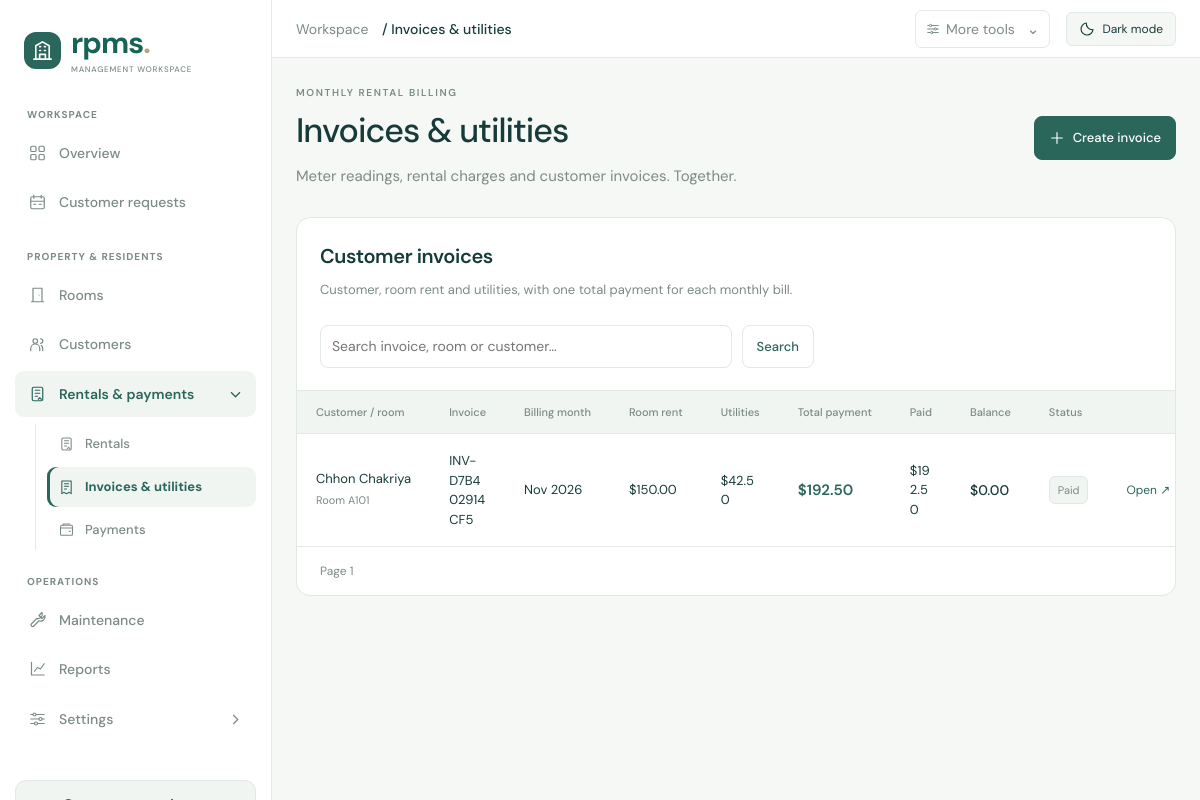
Page /records/invoices (signed in) on the committed database.
### tables this page shows
CREATE TABLE rooms (
	id INTEGER NOT NULL, 
	floor_id INTEGER, 
	room_number VARCHAR(30), 
	room_type VARCHAR(50), 
	monthly_rent NUMERIC(12, 2), 
	default_deposit NUMERIC(12, 2), 
	size_sqm NUMERIC(10, 2), 
	status VARCHAR(20), 
	description TEXT, 
	created_at DATETIME, 
	updated_at DATETIME, photos JSON, 
	PRIMARY KEY (id), 
	FOREIGN KEY(floor_id) REFERENCES floors (id), 
	UNIQUE (floor_id, room_number)
);

CREATE TABLE users (
	id INTEGER NOT NULL, 
	role_id INTEGER, 
	name VARCHAR(150), 
	email VARCHAR(150), 
	password_hash VARCHAR(255), 
	phone VARCHAR(30), 
	is_active BOOLEAN, 
	last_login_at DATETIME, 
	created_at DATETIME, 
	updated_at DATETIME, 
	PRIMARY KEY (id), 
	FOREIGN KEY(role_id) REFERENCES roles (id), 
	UNIQUE (email)
);

CREATE TABLE roles (
	id INTEGER NOT NULL, 
	name VARCHAR(50), 
	description TEXT, 
	is_active BOOLEAN, 
	created_at DATETIME, 
	updated_at DATETIME, 
	PRIMARY KEY (id), 
	UNIQUE (name)
);

CREATE TABLE tenants (
	id INTEGER NOT NULL, 
	tenant_code VARCHAR(30), 
	full_name VARCHAR(150), 
	gender VARCHAR(20), 
	date_of_birth DATE, 
	phone VARCHAR(30), 
	email VARCHAR(150), 
	identity_type VARCHAR(30), 
	identity_number VARCHAR(100), 
	identity_document_path TEXT, 
	emergency_contact_name VARCHAR(150), 
	emergency_contact_phone VARCHAR(30), 
	address TEXT, 
	status VARCHAR(20), 
	created_at DATETIME, 
	updated_at DATETIME, 
	PRIMARY KEY (id), 
	UNIQUE (tenant_code)
);

CREATE TABLE invoices (
	id INTEGER NOT NULL, 
	invoice_no VARCHAR(30), 
	contract_id INTEGER, 
	billing_period DATE, 
	invoice_date DATE, 
	due_date DATE, 
	subtotal NUMERIC(12, 2), 
	adjustment_amount NUMERIC(12, 2), 
	total_amount NUMERIC(12, 2), 
	paid_amount NUMERIC(12, 2), 
	balance_due NUMERIC(12, 2), 
	status VARCHAR(20), 
	notes TEXT, 
	created_by INTEGER, 
	created_at DATETIME, 
	updated_at DATETIME, 
	PRIMARY KEY (id), 
	FOREIGN KEY(contract_id) REFERENCES rental_contracts (id), 
	FOREIGN KEY(created_by) REFERENCES users (id), 
	UNIQUE (invoice_no)
);

CREATE TABLE rental_contracts (
	id INTEGER NOT NULL, 
	contract_no VARCHAR(30), 
	room_id INTEGER, 
	reservation_id INTEGER, 
	start_date DATE, 
	end_date DATE, 
	monthly_rent NUMERIC(12, 2), 
	deposit_required NUMERIC(12, 2), 
	billing_day INTEGER, 
	payment_due_day INTEGER, 
	status VARCHAR(20), 
	terms TEXT, 
	signed_at DATETIME, 
	created_by INTEGER, 
	created_at DATETIME, 
	updated_at DATETIME, 
	PRIMARY KEY (id), 
	FOREIGN KEY(created_by) REFERENCES users (id), 
	FOREIGN KEY(reservation_id) REFERENCES reservations (id), 
	FOREIGN KEY(room_id) REFERENCES rooms (id), 
	UNIQUE (contract_no)
);

### rpms/routes/records.py (the view, shortened to what this page needs)
@bp.route("/records/<table>")
@login_required
def records(table):
    if table not in MODELS:
        abort(404)
    if table in ("invoices", "meter_readings"):
        from ..billing_workspace import invoice_workspace
        return invoice_workspace()

### rpms/templates/billing_workspace.html (shortened to what this page needs)
{% extends 'base.html' %}{% from 'icons.html' import icon %}
{% block extra_head %}<link rel="stylesheet" href="{{ asset_url('billing.css') }}">{% endblock %}
{% block content %}
{% set show_preparation = request.args.get('compose')=='1' or request.args.get('contract_id') or request.args.get('period') or request.view_args.get('table')=='meter_readings' %}
<div class="billing-workspace">
<div class="billing-heading"><div><p class="billing-eyebrow">MONTHLY RENTAL BILLING</p><h1>Invoices & utilities</h1><p>Meter readings, rental charges and customer invoices. Together.</p></div>{% if show_preparation %}<a class="bill-outline" href="{{ url_for('main.records',table='invoices') }}">Back to invoice list</a>{% elif can_manage('invoices') or can_manage('meter_readings') %}<a class="bill-primary" href="{{ url_for('main.records',table='invoices',compose=1) }}#prepare-invoice">{{ icon('plus') }} {{ 'Create invoice' if can_manage('invoices') else 'Review utilities' }}</a>{% endif %}</div>
<section class="bill-panel" id="issued-invoices"><div class="bill-section-heading"><div><h2>Customer invoices</h2><p>Customer, room rent and utilities, with one total payment for each monthly bill.</p></div></div><form class="bill-history-search" method="get" action="{{ url_for('main.records',table='invoices') }}"><label class="bill-sr-only" for="invoice-search">Search invoices</label><input id="invoice-search" name="q" value="{{ q }}" placeholder="Search invoice, room or customer…"><button class="bill-outline">Search</button></form><div class="bill-table-wrap"><table class="bill-table"><thead><tr><th>Customer / room</th><th>Invoice</th><th>Billing month</th><th>Room rent</th><th>Utilities</th>{% if show_other_charges %}<th>Other charges</th>{% endif %}<th>Total payment</th><th>Paid</th><th>Balance</th><th>Status</th><th></th></tr></thead><tbody>{% for inv in invoice_rows %}{% set c=leases|selectattr('id','equalto',inv.contract_id)|first %}{% set parts=breakdowns[inv.id] %}<tr><th scope="row">{{ primary[inv.contract_id].full_name if primary.get(inv.contract_id) else 'No primary customer' }}<small>Room {{ rooms[c.room_id].room_number if c and c.room_id in rooms else '—' }}</small></th><td>{{ inv.invoice_no }}</td><td>{{ inv.billing_period.strftime('%b %Y') if inv.billing_period else '—' }}</td><td>{{ '$%.2f'|format(parts.rent) if parts.known else '—' }}</td><td>{{ '$%.2f'|format(parts.utilities) if parts.known else '—' }}</td>{% if show_other_charges %}<td>{{ '$%.2f'|format(parts.other) if parts.known else '—' }}</td>{% endif %}<td class="history-total-amount"><strong>${{ '%.2f'|format(inv.total_amount or 0) }}</strong></td><td>${{ '%.2f'|format(inv.paid_amount or 0) }}</td><td><strong>${{ '%.2f'|format(inv.balance_due or 0) }}</strong></td><td><span class="bill-state">{{ inv.status }}</span></td><td><a href="{{ url_for('main.invoice',record_id=inv.id) }}">Open ↗</a></td></tr>{% else %}<tr><td colspan="{{ 11 if show_other_charges else 10 }}" class="bill-table-empty">No invoices found.</td></tr>{% endfor %}</tbody></table></div><div class="bill-pagination">{% if page>1 %}<a href="{{ url_for('main.records',table='invoices',q=q,page=page-1) }}#issued-invoices">← Previous</a>{% endif %}<span>Page {{ page }}</span>{% if more %}<a href="{{ url_for('main.records',table='invoices',q=q,page=page+1) }}#issued-invoices">Next →</a>{% endif %}</div></section>
</div>
{% endblock %}

### rpms/templates/base.html (shortened to what this page needs)
<!DOCTYPE html>
<html lang="en">
  <head>
    <link rel="stylesheet" href="{{ asset_url('style.css') }}">
    <link rel="stylesheet" href="{{ asset_url('theme.css') }}">
    {% if current_user %}<link rel="stylesheet" href="{{ asset_url('admin-workspace.css') }}">{% endif %}
    {% block extra_head %}{% endblock %}
  </head>
  <body class="{{ 'app-shell' if current_user else 'login-page' }}">
    {% if current_user %}
      {% include 'sidebar.html' %}
    {% else %}
      {% include 'theme_toggle.html' %}
    {% endif %}
    <main class="{{ 'auth' if not current_user }}">
      {% if current_user %}
        <header>
          <span>Workspace <b>/
            {% if table is defined %}
              {{ 'Customers' if table=='tenants' else 'Invoices & utilities' if table=='invoices' else titleize(table) }}
            {% elif request.endpoint == 'main.invoice' %}
              Invoice
            {% elif request.endpoint == 'main.simulator' %}
              Pricing simulator
            {% elif request.endpoint=='customer.management' %}
              Customer requests
            {% elif page_title is defined %}
              {{ page_title }}
            {% else %}
              Overview
            {% endif %}
          </b></span>
          <div>
            {% include 'admin_tools.html' %}
            {% include 'theme_toggle.html' %}
          </div>
        </header>
      {% endif %}
      <div class="content">
        {% block content %}{% endblock %}
      </div>
    </main>
  </body>
</html>

### rpms/templates/sidebar.html (shortened to what this page needs)
{% from 'icons.html' import icon %}
{% set active_table = table if table is defined else 'invoices' if request.path.startswith('/invoices/') else '' %}
{% set original_table = active_table %}
{% set related = {
  "contract_tenants": "rental_contracts",
  "contract_renewals": "rental_contracts",
  "move_outs": "rental_contracts",
  "invoice_items": "invoices",
  "payments": "invoices",
  "payment_allocations": "invoices",
  "utility_meters": "invoices",
  "meter_readings": "invoices",
  "room_inspections": "maintenance_requests"
} %}
{% set active_table = related.get(active_table,active_table) %}
<aside class="sidebar essential-sidebar">
  <a class="brand" href="{{ url_for('main.dashboard') }}"><span class="admin-brand-mark">{{ icon("portfolio") }}</span><span>rpms<span class="admin-brand-dot">.</span><small>MANAGEMENT WORKSPACE</small></span></a>
  <nav aria-label="Main navigation">
    <p class="menu-caption">WORKSPACE</p>
    <a class="nav menu-link {{ 'selected' if request.endpoint=='main.dashboard' }}"
       href="{{ url_for('main.dashboard') }}"
       {% if request.endpoint=='main.dashboard' %}aria-current="page"{% endif %}>{{ icon("overview") }}<span>Overview</span></a>
    {% if can_write %}
      <a class="nav menu-link {{ 'selected' if request.endpoint=='customer.management' }}"
         href="{{ url_for('customer.management') }}"
         {% if request.endpoint=='customer.management' %}aria-current="page"{% endif %}>{{ icon("calendar") }}<span>Customer requests</span></a>
    {% endif %}
    <p class="menu-caption nav-section-label">PROPERTY & RESIDENTS</p>
    {% for name,label,symbol in [('rooms','Rooms','room'),('tenants','Customers','people')] %}
      <a class="nav menu-link {{ 'selected' if active_table==name or name=='rooms' and request.endpoint=='main.room_detail' }}"
         href="{{ url_for('main.records',table=name) }}"
         {% if active_table==name or name=='rooms' and request.endpoint=='main.room_detail' %}aria-current="page"{% endif %}>{{ icon(symbol) }}<span>{{ label }}</span></a>
    {% endfor %}
    {% set rentals_active = active_table in ['rental_contracts','invoices'] %}
    <details class="sidebar-settings-group sidebar-rentals-group" {% if rentals_active %}open{% endif %}>
      <summary class="nav menu-link {{ 'settings-active' if rentals_active }}">{{ icon('leasing') }}<span>Rentals & payments</span><svg class="settings-menu-chevron" viewBox="0 0 20 20" fill="none" stroke="currentColor" stroke-width="1.7" aria-hidden="true"><path d="m7 4 6 6-6 6"/></svg></summary>
      <div class="settings-submenu">
        {% for name,label,symbol in [('rental_contracts','Rentals','leasing'),('invoices','Invoices & utilities','invoice'),('payments','Payments','finance')] %}
          {% set selected = (name=='rental_contracts' and active_table=='rental_contracts') or (name=='invoices' and active_table=='invoices' and original_table!='payments') or (name=='payments' and original_table=='payments') %}
          <a class="nav settings-submenu-link {{ 'selected' if selected }}" href="{{ url_for('main.records',table=name) }}" {% if selected %}aria-current="page"{% endif %}>{{ icon(symbol) }}<span>{{ label }}</span></a>
        {% endfor %}
      </div>
    </details>
    <p class="menu-caption nav-section-label">OPERATIONS</p>
    {% for name,label,symbol in [('maintenance_requests','Maintenance','operations')] %}
      <a class="nav menu-link {{ 'selected' if active_table==name }}"
         href="{{ url_for('main.records',table=name) }}"
         {% if active_table==name %}aria-current="page"{% endif %}>{{ icon(symbol) }}<span>{{ label }}</span></a>
    {% endfor %}
    <a class="nav menu-link {{ 'selected' if request.endpoint in ['main.reports','main.mis_dss'] }}"
       href="{{ url_for('main.reports') }}"
       {% if request.endpoint=='main.reports' %}aria-current="page"{% endif %}>{{ icon("chart") }}<span>Reports</span></a>
    {% if can_manage('utility_meters') or can_manage('users') %}
      {% set settings_active = request.endpoint=='main.settings' or active_table in ['users','roles','permissions','role_permissions','system_settings'] %}
      <details class="sidebar-settings-group" {% if settings_active %}open{% endif %}>
        <summary class="nav menu-link {{ 'settings-active' if settings_active }}">{{ icon('settings') }}<span>Settings</span><svg class="settings-menu-chevron" viewBox="0 0 20 20" fill="none" stroke="currentColor" stroke-width="1.7" aria-hidden="true"><path d="m7 4 6 6-6 6"/></svg></summary>
      </details>
    {% endif %}
  </nav>
  <div class="sidebar-bottom">
    <a class="portal-shortcut" href="{{ url_for('customer.home') }}"><span>{{ icon("room") }}</span>
      <div>
        <strong>Customer portal</strong><small>Open customer site ↗</small>
      </div>
    </a>
  </div>
</aside>

### rpms/templates/admin_tools.html (shortened to what this page needs)
{% from 'icons.html' import icon %}
<details class="admin-tools">
  <summary>
    {{ icon("settings") }}<span>More tools</span><span class="tools-chevron">⌄</span>
  </summary>
</details>

### rpms/templates/theme_toggle.html (shortened to what this page needs)
<button id="theme-toggle"
        class="theme-toggle"
        type="button"
        aria-label="Switch color mode"
        aria-pressed="false">
  <svg class="theme-moon"
       viewBox="0 0 24 24"
       fill="none"
       stroke="currentColor"
       stroke-width="1.7"
       stroke-linecap="round"
       stroke-linejoin="round"
       aria-hidden="true">
    <path d="M21 13A9 9 0 0 1 11 3a9 9 0 1 0 10 10Z" />
  </svg>
  <span class="theme-label">Dark mode</span>
</button>

### rows in the picture
rooms: status "Maintenance"
users: is_active.name "Create invoice"
invoices: invoice_no "INV-D7B402914CF5", billing_period "Nov 2026", rent "$150.00", utilities "$42.50", total_amount "192.50", paid_amount "192.50", balance_due "0.00", status "Paid"
tenants: full_name "Chhon Chakriya"
rental_contracts: room.room_number "A101"

### other values in the picture
{{ label }} "Rooms" "Customers"
{{ label }} "Rentals" "Invoices & utilities" "Payments"
{{ page }} "1"
